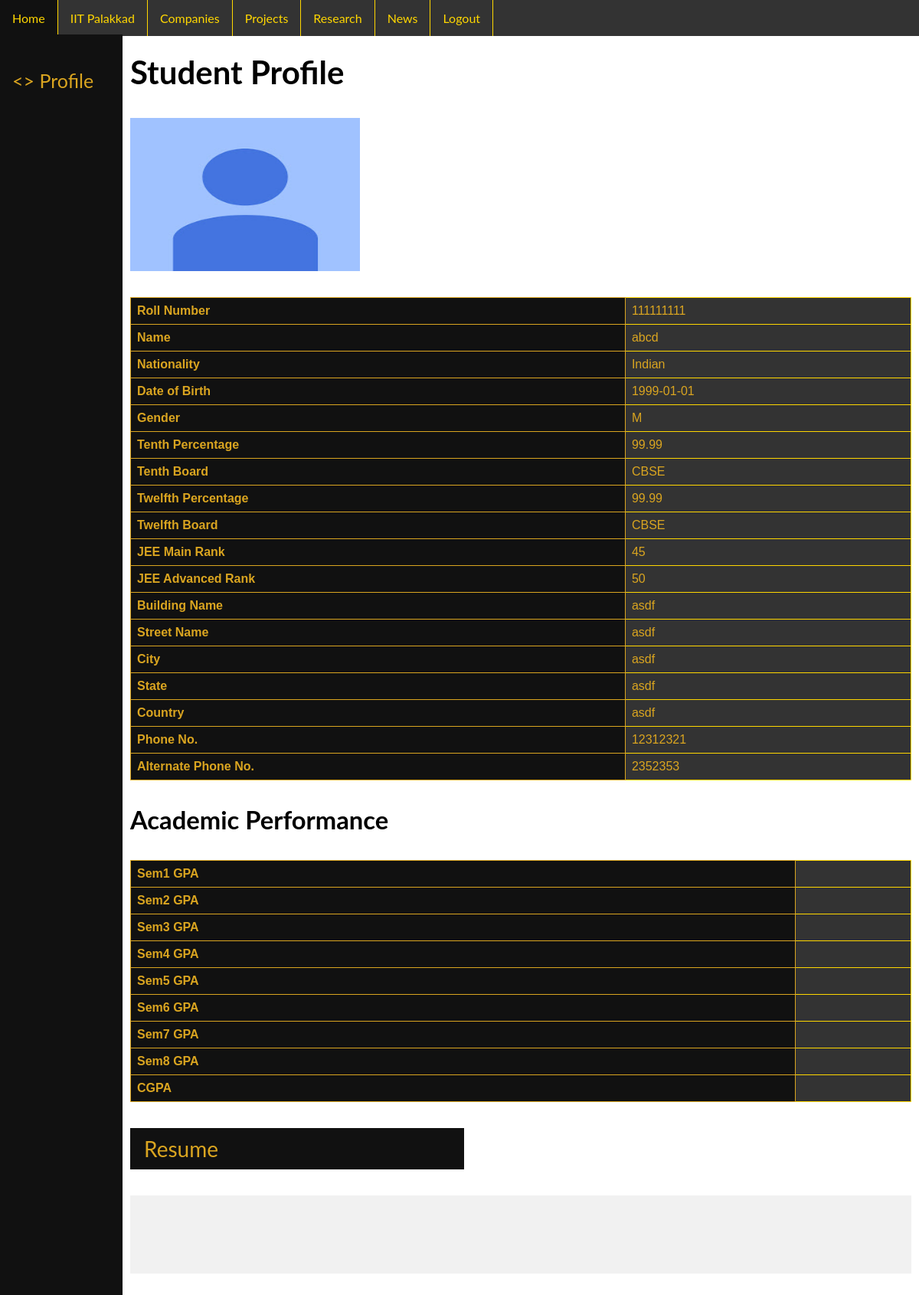
Page /code/php/student_profile.php?roll_number=111111111 (signed in) on the committed database.
### tables this page shows
CREATE TABLE `student` (
  `roll_number` char(9) NOT NULL,
  `name` varchar(30) NOT NULL,
  `nationality` varchar(320) NOT NULL,
  `dob` date NOT NULL,
  `gender` enum('M','F','O') NOT NULL,
  `tenth_percentage` decimal(4,2) NOT NULL,
  `tenth_board` varchar(30) NOT NULL,
  `twelfth_percentage` decimal(4,2) NOT NULL,
  `twelfth_board` varchar(30) NOT NULL,
  `JEE_main_rank` int(11) NOT NULL,
  `JEE_advanced_rank` int(11) NOT NULL,
  `bldg_name` varchar(320) NOT NULL,
  `street_name` varchar(320) NOT NULL,
  `city` varchar(320) NOT NULL,
  `state` varchar(320) NOT NULL,
  `country` varchar(320) NOT NULL,
  `pincode` varchar(320) NOT NULL,
  `phone_1` varchar(30) NOT NULL,
  `phone_2` varchar(30) DEFAULT NULL,
  PRIMARY KEY (`roll_number`)
);

### code/php/student_profile.php (the view, shortened to what this page needs)
<?php
    $server	= $_SESSION['server'];
    $user	= $_SESSION['user'];
    $pass	= $_SESSION['pass'];
    $database	= $_SESSION['database'];
?>
<?php
	$db = new mysqli ($server, $user, $pass, $database);
    if($_SESSION['user_type'] == 'student')
        $roll_number = $_SESSION['roll_number'];
    else
        $roll_number = $_GET['roll_number'];
?>
<html>
<head>
        <link rel="stylesheet" href="../css_files/common.css">
        <link rel="stylesheet" href="../css_files/common_home.css">
        <link rel="stylesheet" href="../css_files/table.css">
    </head>
    <body>
        <ul class="nav">
            <li class="nav"><a href='../php/home.php' class="nav">Home</a></li>
            <li class="nav"><a href='https://iitpkd.ac.in' class="nav">IIT Palakkad</a></li>
            <li class="nav"><a href="../php/companies.php" class="nav">Companies</a></li>
            <li class="nav"><a href="../php/projects.php" class="nav">Projects</a></li>
            <li class="nav"><a href="../php/research.php" class="nav">Research</a></li>
            <li class="nav"><a href="../php/news.php" class="nav">News</a></li>
            <?php
                if($_SESSION['logged_in'] != null && $_SESSION['logged_in'] == true) {
                    echo '<li class="nav"><a href="../php/logout.php" class="nav">Logout</a></li>';
                }
                else {
                    echo '<li class="nav"><a href="../php/login.php" class="nav">Login</a></li>';
                    echo '<li class="nav"><a href="../php/register.php" class="nav">Register</a></li>';
                }
            ?>
        </ul>
        <?php
            if($_SESSION['user_type'] == 'company')
            echo '<div class="sidenav">
                <br>
                <a href="../php/company_profile.php"><> Profile</a>
                <br>
                <a href="../php/company_placed_internships.php">Placed Internships</a>
                <br>
                <a href="../php/company_placed_jobs.php">Placed Jobs</a>
                </div>';
        else if($_SESSION['user_type'] == 'student')
            echo '<div class="sidenav">
                <br>
                <a href="../php/student_profile.php"><> Profile</a>
                <br>
                <a href="../php/student_resume.php">My Resume</a>
                <br>
                <a href="../php/student_applications.php">Applications</a>
                <br>
                <a href="../php/student_verification.php">Verification</a>
                </div>';
        else if($_SESSION['user_type'] == 'student_vol')
            echo '<div class="sidenav">
                    <br>
                    <a href="../php/student_vol_profile.php"><> Profile</a>
                    <br>
                    <a href="../php/student_vol_contribution.php">My Contribution</a>
                </div>';
        else
            echo '<div class="sidenav">
                    <br>
                    <a href="../php/cdc_official_profile.php"><> Profile</a>
                </div>';
        ?>
        <div class="main">
            <br>
            <h2>Student Profile</h2>
            <?php
                $image_extensions = array('.jpg', '.jpeg', '.png');
                $picture_is_present = false;
                foreach($image_extensions as $ext) {
                    $img_path = '../profile_images/' . $roll_number . $ext;
                    $fp = fopen($img_path, 'r');
                    if($fp == false)
                        continue;
                    $picture_is_present = true;
                    break;
                }
                if($picture_is_present == false) {
                    echo '<a style="text-decoration:none;" href="add_profile_picture.php">
                        <img border="0" alt="profile_picture_default" src="../profile_images/default.jpg" width="300" height="200">
                        </a>';
                }
                $query = 'SELECT name, nationality, dob, gender, tenth_percentage, tenth_board,
                        twelfth_percentage, twelfth_board, JEE_main_rank, JEE_advanced_rank, bldg_name,
                        street_name, city, state, country, phone_1, phone_2
                    FROM student
                    WHERE roll_number = ?';
                $stmt = $db->prepare($query);
                $stmt->bind_param('s', $roll_number);
                $stmt->execute();
                $stmt->bind_result($name,  $nationality, $dob, $gender, $tenth_percentage, $tenth_board,
                $twelfth_percentage, $twelfth_board, $JEE_main_rank, $JEE_advanced_rank, $bldg_name,
                $street_name, $city, $state, $country, $phone_1, $phone_2);
            ?>
            <br><br>
            <table>
            <tr>
                <th>Roll Number</th>
                <td><?php echo $roll_number; ?></td>
            </tr>
            <tr>
                <th>Name</th>
                <td><?php echo $name; ?></td>
            </tr>
            <tr>
                <th>Nationality</th>
                <td><?php echo $nationality; ?></td>
            </tr>
            <tr>
                <th>Date of Birth</th>
                <td><?php echo $dob; ?></td>
            </tr>
            <tr>
                <th>Gender</th>
                <td><?php echo $gender; ?></td>
            </tr>
            <tr>
                <th>Tenth Percentage</th>
                <td><?php echo $tenth_percentage; ?></td>
            </tr>
            <tr>
                <th>Tenth Board</th>
                <td><?php echo $tenth_board; ?></td>
            </tr>
            <tr>
                <th>Twelfth Percentage</th>
                <td><?php echo $twelfth_percentage; ?></td>
            </tr>
            <tr>
                <th>Twelfth Board</th>
                <td><?php echo $twelfth_board; ?></td>
            </tr>
            <tr>
                <th>JEE Main Rank</th>
                <td><?php echo $JEE_main_rank; ?></td>
            </tr>
            <tr>
                <th>JEE Advanced Rank</th>
                <td><?php echo $JEE_advanced_rank; ?></td>
            </tr>
            <tr>
                <th>Building Name</th>
                <td><?php echo $bldg_name; ?></td>
            </tr>
            <tr>
                <th>Street Name</th>
                <td><?php echo $street_name; ?></td>
            </tr>
            <tr>
                <th>City</th>
                <td><?php echo $city; ?></td>
            </tr>
            <tr>
                <th>State</th>
                <td><?php echo $state; ?></td>
            </tr>
            <tr>
                <th>Country</th>
                <td><?php echo $country; ?></td>
            </tr>
            <tr>
                <th>Phone No.</th>
                <td><?php echo $phone_1; ?></td>
            </tr>
            <tr>
                <th>Alternate Phone No.</th>
                <td><?php echo $phone_2; ?></td>
            </tr>
            </table>
            <?php
                $query = 'SELECT sem1, sem2, sem3, sem4, sem5, sem6, sem7, sem8, cgpa
                    FROM academic_performance, cgpa
                    WHERE cgpa.roll_number = ? and academic_performance.roll_number = cgpa.roll_number';
                $stmt = $db->prepare($query);
                $stmt->bind_param('s', $roll_number);
                $stmt->execute();
                $stmt->bind_result($sem1, $sem2, $sem3, $sem4, $sem5, $sem6, $sem7, $sem8, $cgpa);
            ?>
            <h3>Academic Performance</h3>
            <table>
            <tr>
                <th>Sem1 GPA</th>
                <td><?php echo $sem1; ?></td>
            </tr>
            <tr>
                <th>Sem2 GPA</th>
                <td><?php echo $sem2; ?></td>
            </tr>
            <tr>
                <th>Sem3 GPA</th>
                <td><?php echo $sem3; ?></td>
            </tr>
            <tr>
                <th>Sem4 GPA</th>
                <td><?php echo $sem4; ?></td>
            </tr>
            <tr>
                <th>Sem5 GPA</th>
                <td><?php echo $sem5; ?></td>
            </tr>
            <tr>
                <th>Sem6 GPA</th>
                <td><?php echo $sem6; ?></td>
            </tr>
            <tr>
                <th>Sem7 GPA</th>
                <td><?php echo $sem7; ?></td>
            </tr>
            <tr>
                <th>Sem8 GPA</th>
                <td><?php echo $sem8; ?></td>
            </tr>
            <tr>
                <th>CGPA</th>
                <td><?php echo $cgpa; ?></td>
            </tr>
            </table>
            <br>
            <a class="main_link" href="../php/student_resume.php">Resume</a>
            <br><br>
            <div class="container" style="background-color:#f1f1f1">
                <br><br><br>
            </div><br>
        </div>
</body>
</html>
    </body>
</html>

### code/css_files/common.css (style rules this page uses)
ul.nav { list-style-type: none; margin: 0; padding: 0; overflow: hidden; background-color: #333; top: 0; position: fixed; width: 100%; }
body { margin:0; background-color:white; }
li.nav { float: left; border-right:1px solid gold; }
a.nav { display: block; color: gold; text-align: center; padding: 14px 16px; text-decoration: none; }

### code/css_files/common_home.css (style rules this page uses)
body { font-family: "Lato", sans-serif; }
.sidenav { height: 100%; width: 160px; position: fixed; background-color: #111; margin-top: 45px; padding-top: 20px; }
.sidenav a { padding: 6px 8px 6px 16px; text-decoration: none; font-size: 25px; color: goldenrod; display: block; }
.main { margin-left: 160px; font-size: 28px; padding: 0px 10px; }
a.main_link { display: inline-block; width: 400px; padding: 10px 18px; background-color: #111; text-decoration: none; color: goldenrod; }

### code/css_files/table.css (style rules this page uses)
table { font-family: arial, sans-serif; border-collapse: collapse; width: 100%; }
td { color: goldenrod; border: 1px solid gold; text-align: left; background-color: #333; padding: 8px; }
th { border: 1px solid goldenrod; color: goldenrod; background-color: #111; text-align: left; padding: 8px; }

### rows in the picture
student: name "abcd", nationality "Indian", dob "1999-01-01", gender "M", tenth_percentage "99.99", tenth_board "CBSE", twelfth_percentage "99.99", twelfth_board "CBSE", JEE_main_rank "45", JEE_advanced_rank "50", bldg_name "asdf", street_name "asdf", city "asdf", state "asdf", country "asdf", phone_1 "12312321", phone_2 "2352353"

### other values in the picture
$roll_number "111111111"
